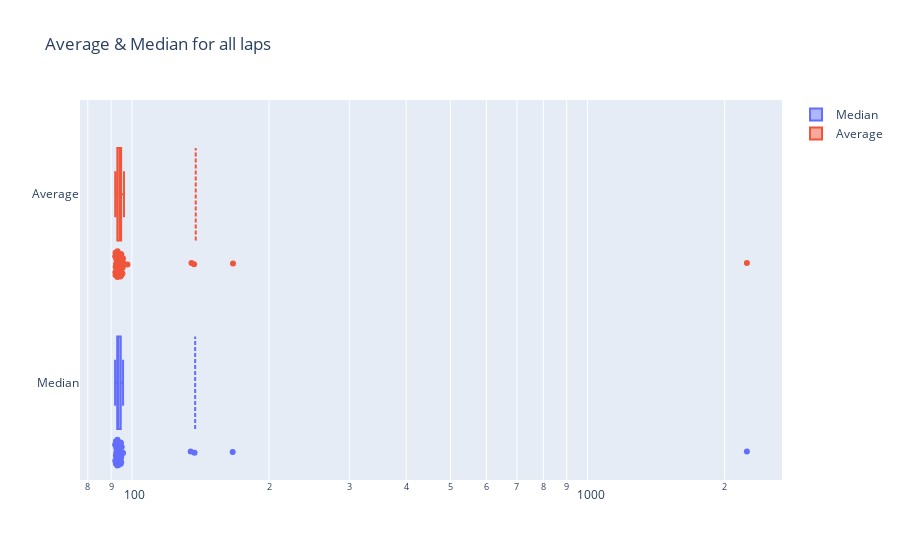

The cell this chart's notebook holds for it:
### Markdown cell above
Plot the Median of each lap

### Code cell
median = working_df[1:].median(axis=0, skipna=True).tolist()
average = working_df[1:].mean(axis=0, skipna=True).tolist()

fig = go.Figure()
fig.add_trace(go.Box(x=median, name='Median',boxpoints='all',boxmean=True))
fig.add_trace(go.Box(x=average, name='Average',boxpoints='all',boxmean=True))
fig.update_layout(title='Average & Median for all laps')
fig.update_xaxes(type="log")
fig.show()

### Figure 1 — Plotly figure (JSON) as saved in the notebook; plotly's stock layout.template omitted (floating-point values rounded to 4 significant figures)
{"data": [{"boxmean": true, "boxpoints": "all", "name": "Median", "type": "box", "x": [137.2, 166.4, 2238.0, 134.6, 95.63, 94.75, 95.1, 94.99, 94.69, 94.58, 94.54, 94.64, 94.76, 94.48, 94.25, 94.23, 94.07, 93.69, 93.51, 93.18, 93.36, 93.5, 93.26, 93.05, 92.86, 92.81, 92.93, 93.27, 93.7, 93.51, 93.51, 93.17, 93.16, 93.18, 93.14, 93.17, 93.24, 92.95, 92.99, 92.87, 92.62, 92.75, 92.43, 92.4, 92.24, 92.5, 92.4, 91.86, 92.23, 92.24, 92.45, 91.94]}, {"boxmean": true, "boxpoints": "all", "name": "Average", "type": "box", "x": [136.9, 166.7, 2238.0, 135.1, 95.62, 94.8, 94.94, 94.86, 94.6, 94.44, 94.38, 94.51, 94.57, 94.32, 94.09, 94.03, 93.83, 93.71, 97.78, 95.44, 94.39, 94.56, 94.36, 95.31, 94.14, 94.02, 93.04, 94.79, 96.07, 94.38, 94.52, 93.14, 93.0, 92.94, 92.79, 92.88, 92.89, 92.92, 93.8, 93.05, 92.5, 92.43, 92.3, 92.12, 92.09, 92.77, 93.48, 92.0, 93.63, 92.05, 92.23, 91.92]}], "layout": {"title": {"text": "Average & Median for all laps"}, "xaxis": {"type": "log"}}}
